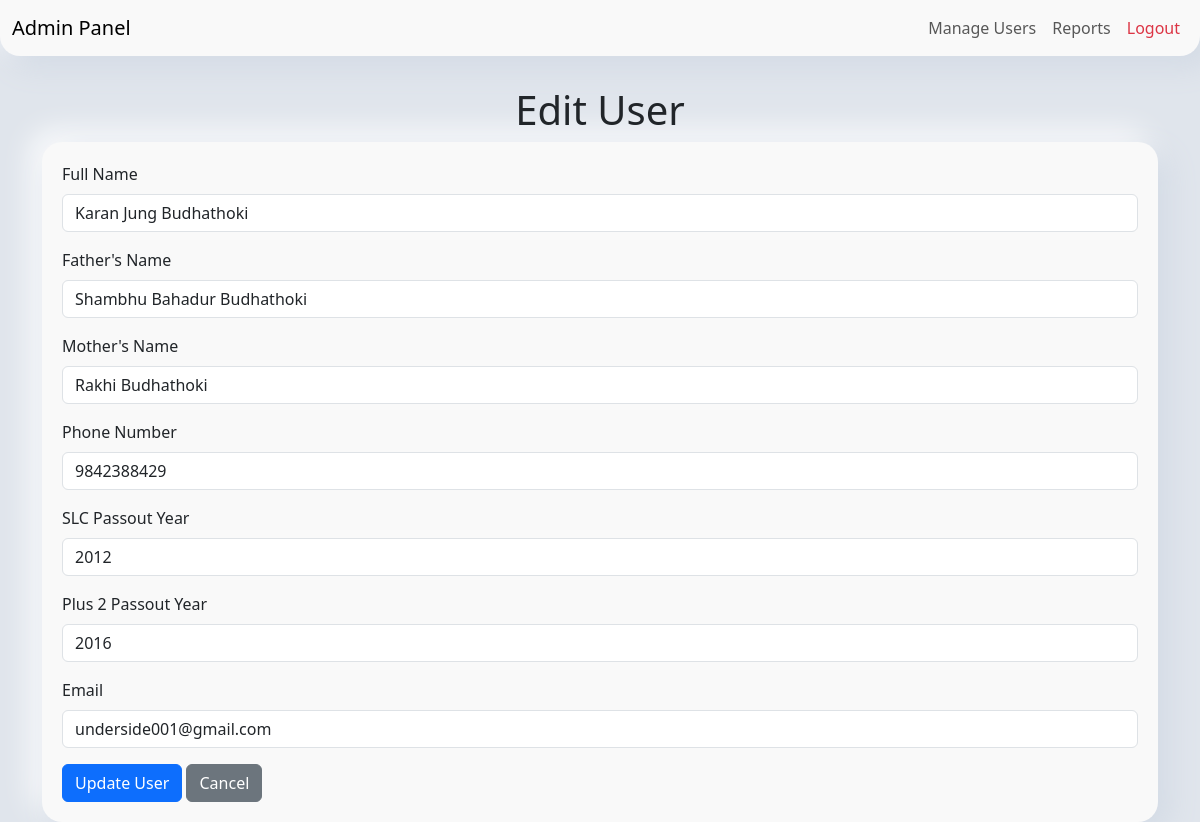
Screenshot of /admin/edit_user.php?id=3 (signed in) with the database file from the repository.
### tables this page shows
CREATE TABLE `users` (
  `id` int(11) NOT NULL,
  `full_name` varchar(100) NOT NULL,
  `father_name` varchar(100) NOT NULL,
  `mother_name` varchar(100) NOT NULL,
  `phone_number` varchar(15) NOT NULL,
  `slc_passout_year` year(4) NOT NULL,
  `plus2_passout_year` year(4) NOT NULL,
  `email` varchar(100) NOT NULL,
  `password` varchar(255) NOT NULL,
  `created_at` timestamp NOT NULL DEFAULT current_timestamp()
);

### admin/edit_user.php (the view, shortened to what this page needs)
<?php
$conn = new mysqli("localhost", "root", "", "student_college_finder");
$userId = intval($_GET['id'] ?? 0);
if ($userId > 0) {
    $userResult = $conn->query("SELECT * FROM users WHERE id = $userId");
    $user = $userResult->fetch_assoc();
}
?>
<!DOCTYPE html>
<html lang="en">
<head>
    <link rel="stylesheet" href="https://cdnjs.cloudflare.com/ajax/libs/bootstrap/5.3.0/css/bootstrap.min.css">
</head>
<body>
<nav class="navbar navbar-expand-lg">
    <div class="container-fluid">
        <a class="navbar-brand" href="#">Admin Panel</a>
        <div class="collapse navbar-collapse" id="navbarNav">
            <ul class="navbar-nav ms-auto">
                <li class="nav-item">
                    <a class="nav-link" href="index.php">Manage Users</a>
                </li>
                <li class="nav-item">
                    <a class="nav-link" href="reports.php">Reports</a>
                </li>
                <li class="nav-item">
                    <a class="nav-link text-danger" href="logout.php">Logout</a>
                </li>
            </ul>
        </div>
    </div>
</nav>
<div class="container">
    <h1 class="text-center">Edit User</h1>
    <div class="neumorphic-form">
        <form method="POST" action="">
            <div class="mb-3">
                <label for="full_name" class="form-label">Full Name</label>
                <input type="text" class="form-control" id="full_name" name="full_name" value="<?= htmlspecialchars($user['full_name']); ?>" required>
            </div>
            <div class="mb-3">
                <label for="father_name" class="form-label">Father's Name</label>
                <input type="text" class="form-control" id="father_name" name="father_name" value="<?= htmlspecialchars($user['father_name']); ?>" required>
            </div>
            <div class="mb-3">
                <label for="mother_name" class="form-label">Mother's Name</label>
                <input type="text" class="form-control" id="mother_name" name="mother_name" value="<?= htmlspecialchars($user['mother_name']); ?>" required>
            </div>
            <div class="mb-3">
                <label for="phone_number" class="form-label">Phone Number</label>
                <input type="text" class="form-control" id="phone_number" name="phone_number" value="<?= htmlspecialchars($user['phone_number']); ?>" required>
            </div>
            <div class="mb-3">
                <label for="slc_passout_year" class="form-label">SLC Passout Year</label>
                <input type="number" class="form-control" id="slc_passout_year" name="slc_passout_year" value="<?= htmlspecialchars($user['slc_passout_year']); ?>" required>
            </div>
            <div class="mb-3">
                <label for="plus2_passout_year" class="form-label">Plus 2 Passout Year</label>
                <input type="number" class="form-control" id="plus2_passout_year" name="plus2_passout_year" value="<?= htmlspecialchars($user['plus2_passout_year']); ?>" required>
            </div>
            <div class="mb-3">
                <label for="email" class="form-label">Email</label>
                <input type="email" class="form-control" id="email" name="email" value="<?= htmlspecialchars($user['email']); ?>" required>
            </div>
            <button type="submit" class="btn btn-primary">Update User</button>
            <a href="index.php" class="btn btn-secondary">Cancel</a>
        </form>
    </div>
</div>
</body>
</html>

### admin/edit_user.php (style rules this page uses)
body { background-color: #e0e5ec; }
.navbar { background: #f9f9f9; border-radius: 0 0 20px 20px; box-shadow: 10px 10px 30px #d1d9e4, -10px -10px 30px #ffffff; }
.container { margin-top: 30px; }
.neumorphic-form { border-radius: 20px; padding: 20px; box-shadow: 10px 10px 30px #d1d9e4, -10px -10px 30px #ffffff; background: #f9f9f9; }

### rows the page displays
users: full_name "Karan Jung Budhathoki", father_name "Shambhu Bahadur Budhathoki", mother_name "Rakhi Budhathoki", phone_number "9842388429", slc_passout_year "2012", plus2_passout_year "2016", email "underside001@gmail.com"
